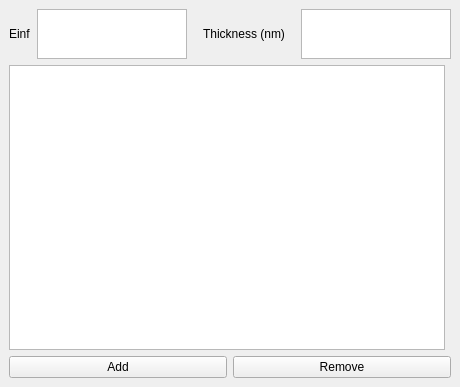
<?xml version="1.0" encoding="UTF-8"?>
<ui version="4.0">
 <class>modelDockWidget</class>
 <widget class="QDockWidget" name="modelDockWidget">
  <property name="geometry">
   <rect>
    <x>0</x>
    <y>0</y>
    <width>460</width>
    <height>387</height>
   </rect>
  </property>
  <property name="windowTitle">
   <string>DockWidget</string>
  </property>
  <widget class="QWidget" name="dockWidgetContents">
   <layout class="QGridLayout" name="gridLayout">
    <item row="10" column="0" colspan="2">
     <layout class="QHBoxLayout" name="horizontalLayout">
      <item>
       <widget class="QPushButton" name="pushButton_AddOsc">
        <property name="text">
         <string>Add</string>
        </property>
       </widget>
      </item>
      <item>
       <widget class="QPushButton" name="pushButton_RemoveOsc">
        <property name="text">
         <string>Remove</string>
        </property>
       </widget>
      </item>
     </layout>
    </item>
    <item row="0" column="0" colspan="2">
     <layout class="QHBoxLayout" name="horizontalLayout_2">
      <item>
       <widget class="QLabel" name="label_2">
        <property name="sizePolicy">
         <sizepolicy hsizetype="Maximum" vsizetype="Maximum">
          <horstretch>0</horstretch>
          <verstretch>0</verstretch>
         </sizepolicy>
        </property>
        <property name="text">
         <string>Einf</string>
        </property>
       </widget>
      </item>
      <item>
       <widget class="ParamsTableView" name="tableView_Einf">
        <property name="sizePolicy">
         <sizepolicy hsizetype="Maximum" vsizetype="Maximum">
          <horstretch>0</horstretch>
          <verstretch>0</verstretch>
         </sizepolicy>
        </property>
        <property name="minimumSize">
         <size>
          <width>50</width>
          <height>50</height>
         </size>
        </property>
        <property name="maximumSize">
         <size>
          <width>150</width>
          <height>50</height>
         </size>
        </property>
        <property name="sizeIncrement">
         <size>
          <width>50</width>
          <height>50</height>
         </size>
        </property>
        <property name="baseSize">
         <size>
          <width>50</width>
          <height>50</height>
         </size>
        </property>
        <attribute name="horizontalHeaderVisible">
         <bool>false</bool>
        </attribute>
        <attribute name="verticalHeaderVisible">
         <bool>false</bool>
        </attribute>
       </widget>
      </item>
      <item>
       <widget class="QLabel" name="label">
        <property name="text">
         <string>Thickness (nm)</string>
        </property>
        <property name="alignment">
         <set>Qt::AlignCenter</set>
        </property>
       </widget>
      </item>
      <item>
       <widget class="ParamsTableView" name="tableView_Thickness">
        <property name="sizePolicy">
         <sizepolicy hsizetype="Maximum" vsizetype="Maximum">
          <horstretch>0</horstretch>
          <verstretch>0</verstretch>
         </sizepolicy>
        </property>
        <property name="maximumSize">
         <size>
          <width>150</width>
          <height>50</height>
         </size>
        </property>
        <attribute name="horizontalHeaderVisible">
         <bool>false</bool>
        </attribute>
        <attribute name="verticalHeaderVisible">
         <bool>false</bool>
        </attribute>
       </widget>
      </item>
     </layout>
    </item>
    <item row="9" column="0">
     <widget class="ParamsTableView" name="tableView_Params"/>
    </item>
   </layout>
  </widget>
 </widget>
 <customwidgets>
  <customwidget>
   <class>ParamsTableView</class>
   <extends>QTableView</extends>
   <header>./lib/ParamsTable</header>
  </customwidget>
 </customwidgets>
 <resources/>
 <connections/>
</ui>
